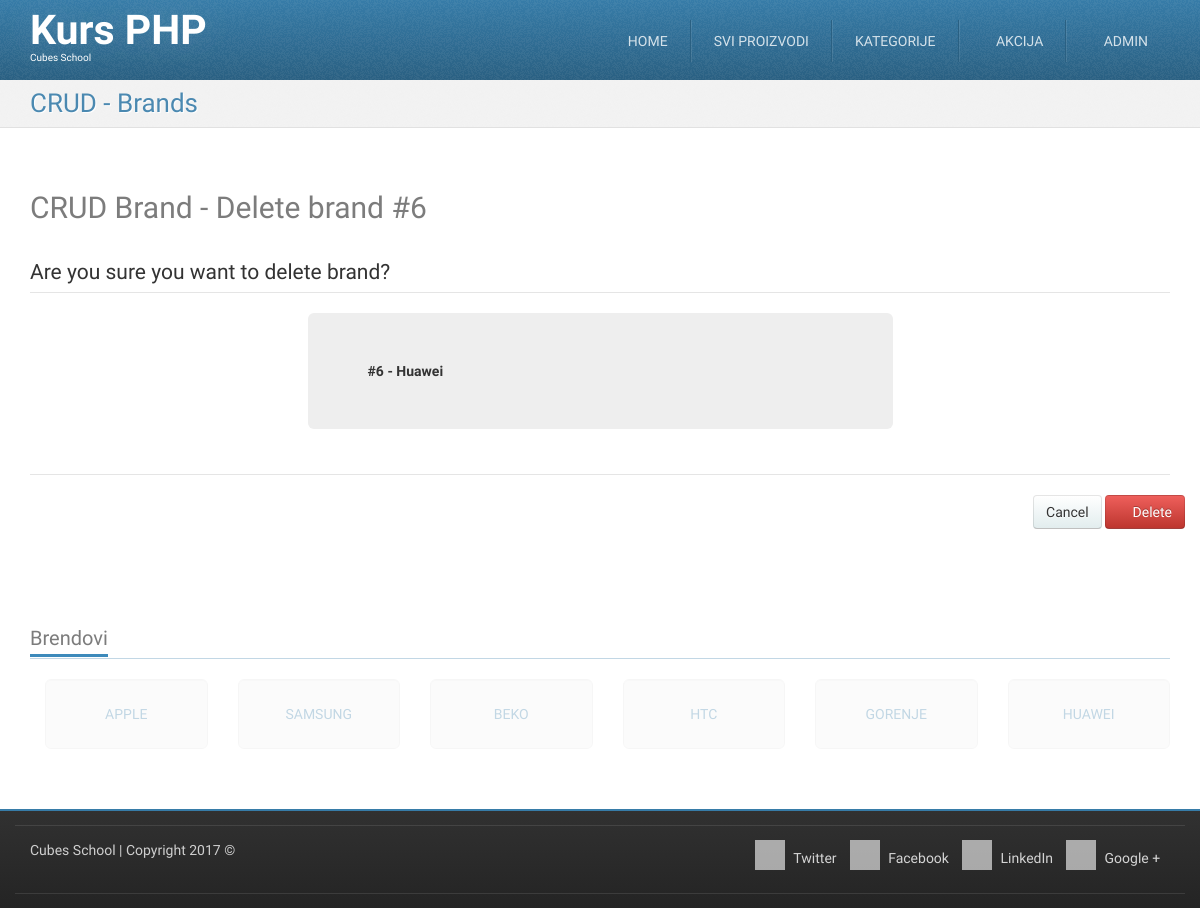
The app's page /crud-brand-edit.php?id=6 (signed in), older data.
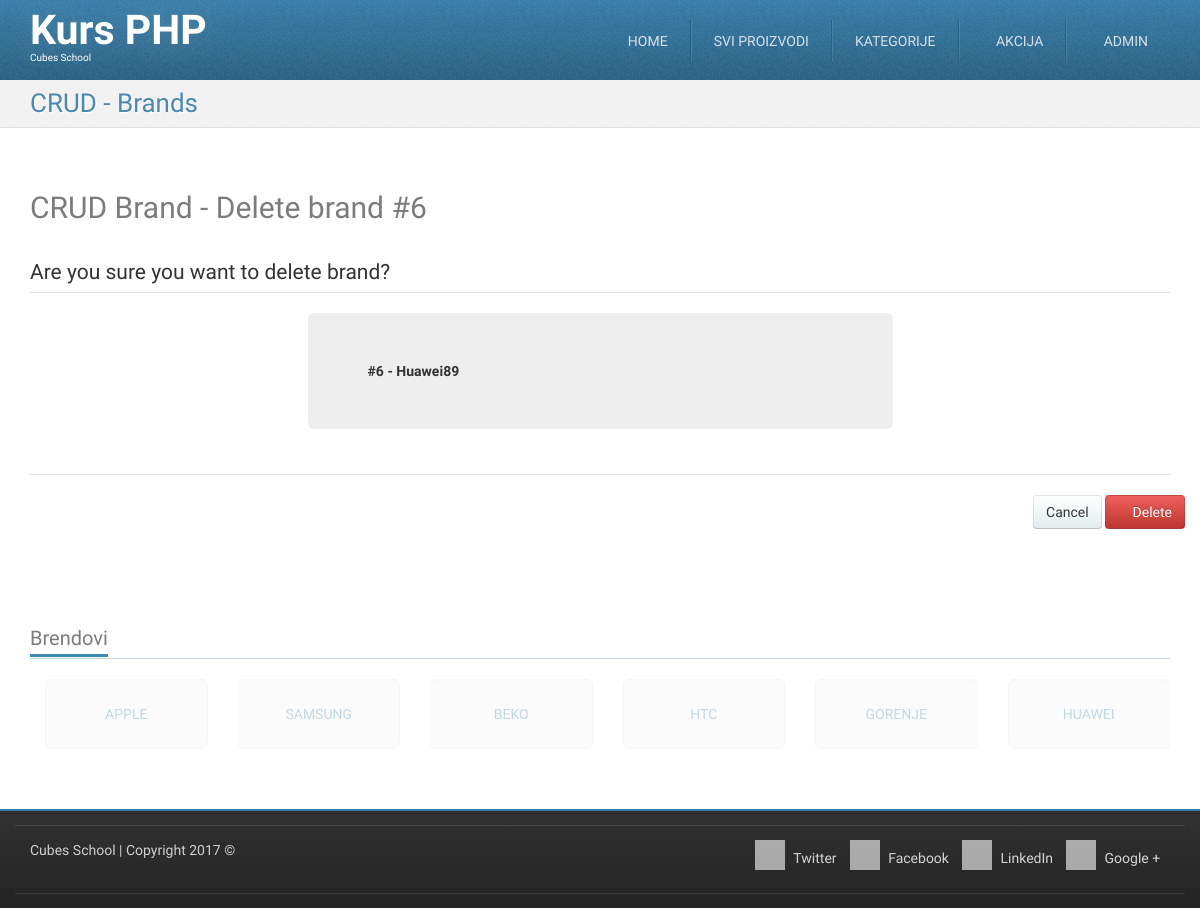
The same page, newer data.
### tables this page shows
CREATE TABLE `brands` (
  `id` int(11) NOT NULL,
  `title` char(50) NOT NULL,
  `website_url` varchar(255) NOT NULL
);

### crud-brand-edit.php (called while the page is built, shortened)
<?php
require_once __DIR__ . '/models/m_brands.php';
$id = (int) $_GET['id'];
$brand = brandsFetchOneById($id);
require_once __DIR__ . '/views/layout/header.php';
require_once __DIR__ . '/views/templates/t_crud-brand-delete.php';
require_once __DIR__ . '/views/layout/footer.php';

### models/m_database.php (called while the page is built, shortened)
<?php
function dbGetLink() {
	static $link;
	if (!isset($link)) {
		$link = mysqli_connect('127.0.0.1', 'cubes', 'cubes', 'cubesphp');
	}
	return $link;
}
function dbEscape($value) {
	$link = dbGetLink();
	return mysqli_real_escape_string($link, $value);
}
function dbQuery($query) {
	$link = dbGetLink();
	$result = mysqli_query($link, $query);
	return $result;
}
function dbFetchOne($query) {
	$result = dbQuery($query);
	return mysqli_fetch_assoc($result);
}

### models/m_brands.php (called while the page is built, shortened)
<?php
require_once __DIR__ . '/m_database.php';
function brandsFetchOneById($id) {
	$query = "SELECT `brands`.* "
			. "FROM `brands` "
			. "WHERE `id` = '" . dbEscape($id) . "'";
	return dbFetchOne($query);
}

### views/templates/t_crud-brand-delete.php (the view, shortened to what this page needs)
<div id="highlighted">
    <div class="container">
        <div class="header">
            <h2 class="page-title">
                <span>CRUD - Brands</span>
            </h2>
        </div>
    </div>
</div>
<div id="content">
    <div class="container portfolio">
        <div class="row">
            <div class="col-md-12">
                <h2>
                    CRUD Brand - Delete brand #<?php echo htmlspecialchars($brand['id']); ?>
                </h2>
            </div>
        </div>
        <div class="row">
            <div class="col-md-12">
                <form action="" method="post" class="form-horizontal">
                    <fieldset>
                        <legend>Are you sure you want to delete brand?</legend>
                        <div class="form-group">
                            <div class="col-md-6 col-md-offset-3 jumbotron">
                                <strong>
                                    #<?php echo htmlspecialchars($brand['id']); ?> -
                                    <?php echo htmlspecialchars($brand['title']); ?>
                                </strong>
                            </div>
                        </div>
                    </fieldset>
                    <fieldset>
                        <legend></legend>
                        <div class="form-group text-right">
                            <a href="/crud-brand-list.php" class="btn btn-default">Cancel</a>
                            <button type="submit" class="btn btn-danger"><i class="fa fa-trash"></i> Delete</button>
                        </div>
                    </fieldset>
                </form>
            </div>
        </div>
    </div>
</div>

Row changes from the older to the newer data that the page shows:
changed brands id 6: title "Huawei" → "Huawei89"
